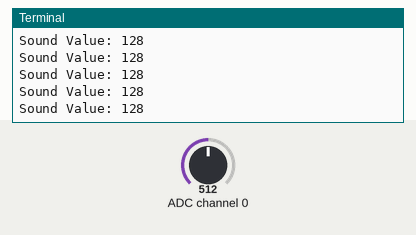
Bench run of a program on a simulated Raspberry Pi (BCM pin numbers). On the bench: the last lines printed to the terminal. The inputs (shaded band) are chosen by the test bench; at power-on: ADC channel 0 = 512 (analog values on the 0–1023 scale).

Above: at 1.2 s.
1.3 s: ADC channel 0 set to 410
At 1.56 s:
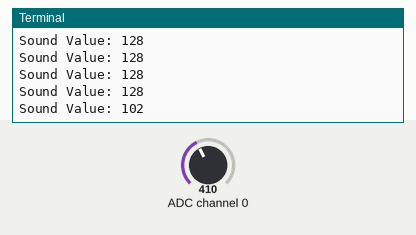
2.8 s: ADC channel 0 set to 391
At 2.96 s:
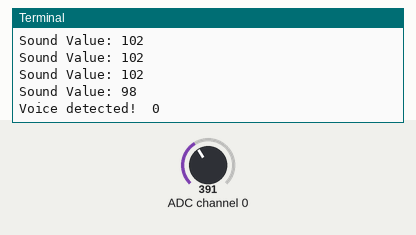
Timing chart, 0 to 5.8 s (numbered marks = the images above; inputs shaded):
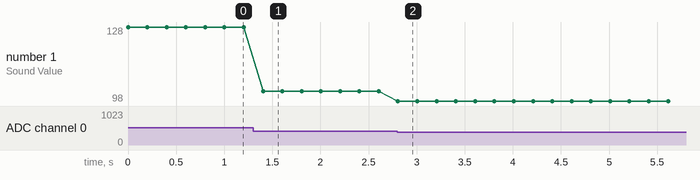

Measured:
- the behaviour switches between 399 and 398 on ADC channel 0 (found by bisection; images 1 and 2)
- after the input at 1.3 s, the terminal: prints a new line after 0.10 s (image 1)
- after the input at 2.8 s, the terminal: prints a new line at once (image 2)
- plotted number 1: 128 → 102 after the input at 1.3 s, 102 → 98 after the input at 2.8 s

The program:

18._________.py
```python
#!/usr/bin/env python
# coding: utf-8

# <center><img src="./image/CLBLOGO.jpg" alt="创乐博" style="width: 300px;"/></center>
#
# # 18.声音传感器模块实验
#
# @－－－－湖南创乐博智能科技有限公司－－－－<br>
# @  文件名：18.声音传感器模块实验.py <br>
# @  版本：V2.0 <br>
# @  author: zhulin<br>
# @  说明：声音传感器模块实验
# 声音传感器模块实验，通过GPIOZero库自带的MCP3008 10位模数转换库直接控制，采集到声音传感器的模拟值，转换为声音大小，试试打印出声音的模拟值及提示信息！！！<br>

# ## 1.导入必要的库文件

# In[1]:


from gpiozero import Button, MCP3008
from gpiozero.tools import absoluted, scaled
from signal import pause
from time import sleep


# ## 2.定义声音传感器使用通道

# In[2]:


makerobo_voiceValuePin = MCP3008(channel=0)    # 定义声音传感器使用通道


# ## 3.循环函数

# In[3]:


def MAP(x, in_min, in_max, out_min, out_max):
    return (x - in_min) * (out_max - out_min) / (in_max - in_min) + out_min

def makerobo_loop():
    makerobo_count = 0                                                              # 计数值
    while True:                                                                     # 无限循环
        makerobo_voiceValue = makerobo_voiceValuePin.value
        makerobo_voiceValue = round(MAP(makerobo_voiceValue,0,1,0,255))       # 读取AIN0上的模拟值
        if makerobo_voiceValue:                                              # 当声音值不为0
            print ("Sound Value:", makerobo_voiceValue)                      # 打印出声音值
            if makerobo_voiceValue < 100:                                     # 如果声音传感器读取值小于80
                print ("Voice detected! ", makerobo_count)                   # 打印出计数值
                makerobo_count += 1                                          # 计数值累加
            sleep(0.2)                                                  # 延时 200ms


# ## 4.主程序

# In[ ]:


# 程序入口
if __name__ == '__main__':
	try:
		makerobo_loop() # 调用循环函数
	except KeyboardInterrupt:  	# 当按下Ctrl+C时，将执行destroy()子程序。
		pass


# In[ ]:
```
